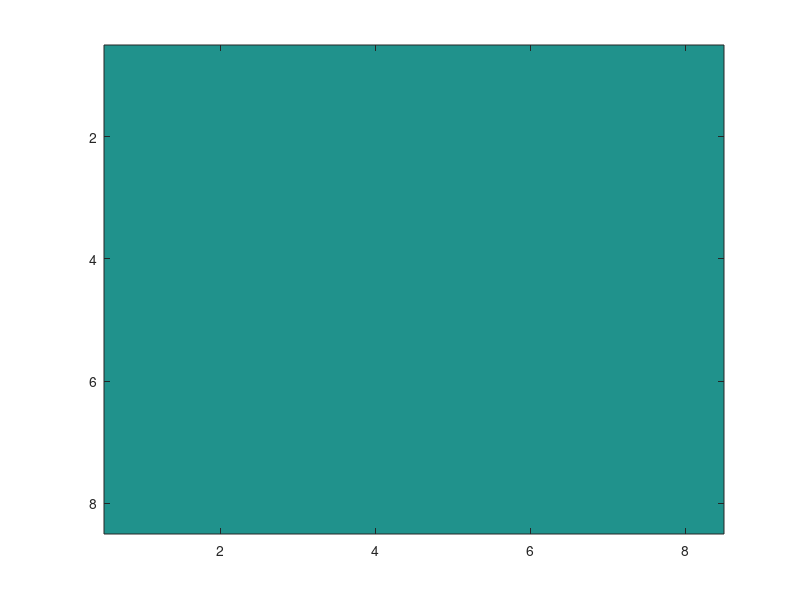

Write MATLAB code to recreate this figure. (Note: this script raises an error after producing the figure.)
Ga = zeros(8,8)
Gb = zeros(8,8)

%initialize Ga image
Ga(:,:)=3;

%initialize Gb image
Gb(:,:)=10;
Gb(:,1:2:end)=5

imagesc(Ga)

%testing for Ga
DCT_reversed=DCT_blocks_backward(DCT_blocks_forward(Ga,4),4)
imagesc(Ga)
figure,imagesc(DCT_reversed)

%testing for Gb
DCT_reversed2=DCT_blocks_backward(DCT_blocks_forward(Gb,4),4)
figure,imagesc(Gb)
figure,imagesc(DCT_reversed2)

%================================================================
%for H.264

%Q4 as well? 
%testing for Ga
H264_reversed=H264_blocks_backward(H264_blocks_forward(Ga,4),4)
figure,imagesc(Ga)
figure,imagesc(H264_reversed)

%testing for Gb
H264_reversed2=H264_blocks_backward(H264_blocks_forward(Gb,4),4)
figure,imagesc(Gb)
figure,imagesc(DCT_reversed2)
